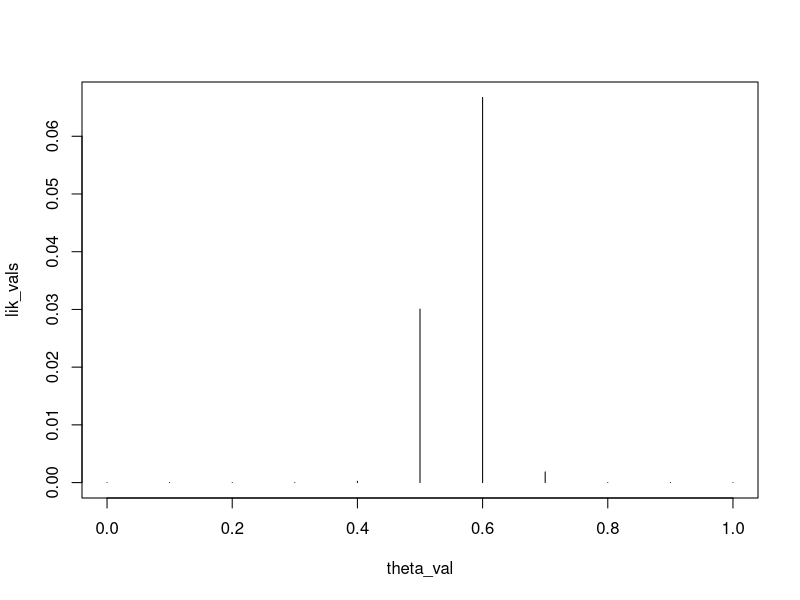
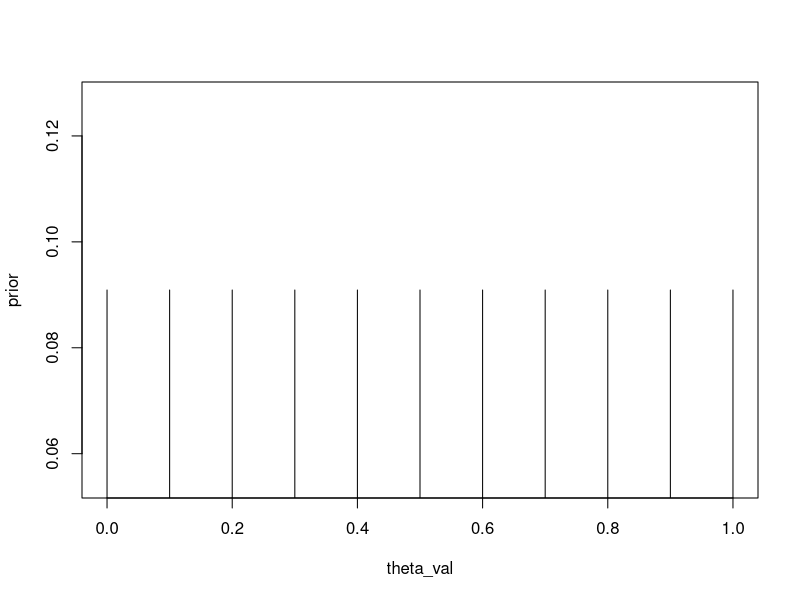
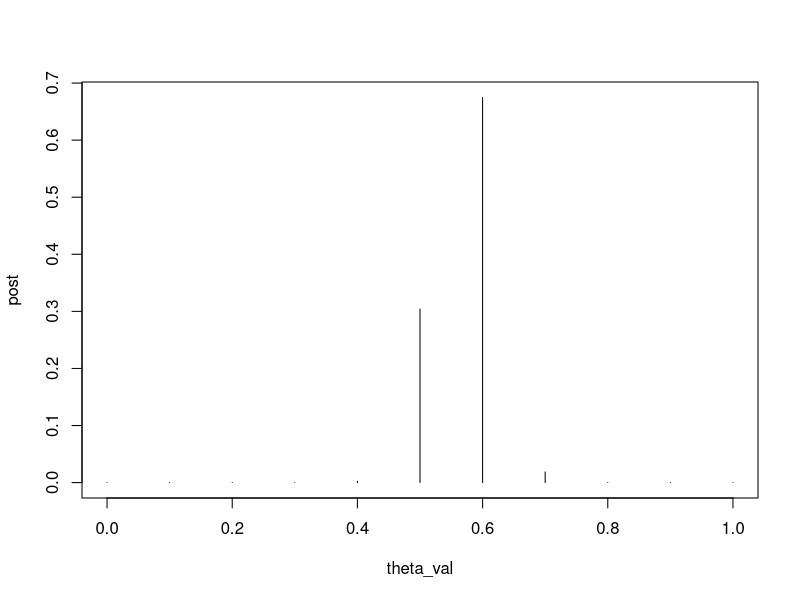
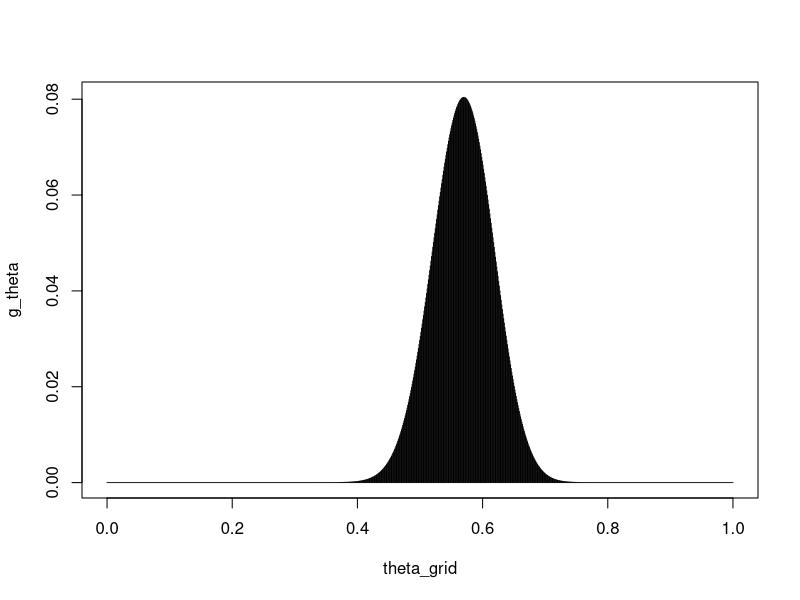
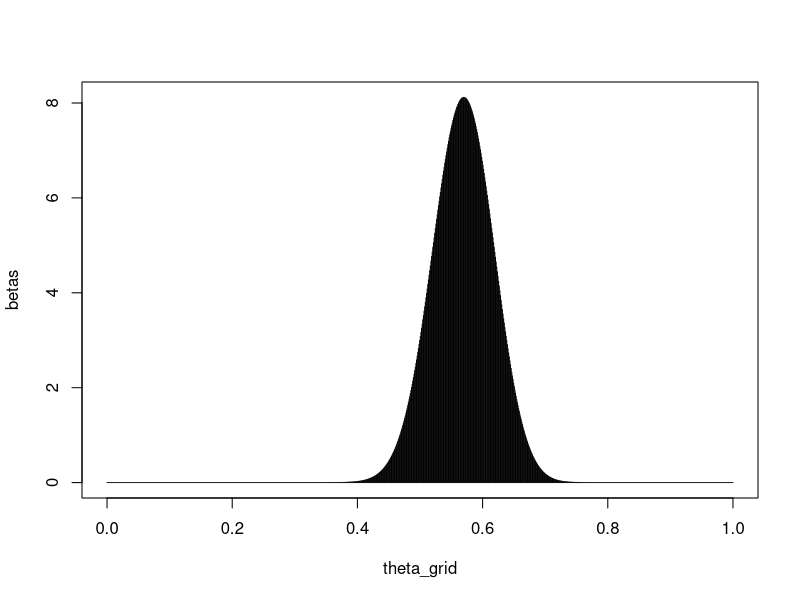

These figures' R source, in order:
## ---- chunk 1
# Part 1b

y <- 57
n <- 100
theta_val <- seq(0,1, by=.1)
lik_vals <- dbinom(y,size=n, prob=theta_val)

plot(theta_val, lik_vals, type = "h")

#Part 1C

#This would be a uniform distribution from 0 to 1
prior <- rep(1/length(theta_val), times = length(theta_val))

plot(theta_val, prior, type = "h")


#e

num <- prior * lik_vals
post <- num / sum(num)

plot(theta_val, post, "h")
## ---- chunk 2
#part2 
theta_grid <- seq(0,1,length=1000)
g_theta <- dbinom(57, size=100, prob=theta_grid)

plot(theta_grid, g_theta, type="h")


theta_grid <- seq(0,1,length.out=1000)
betas <- dbeta(theta_grid, 58,44)

plot(theta_grid, betas, type="h")
